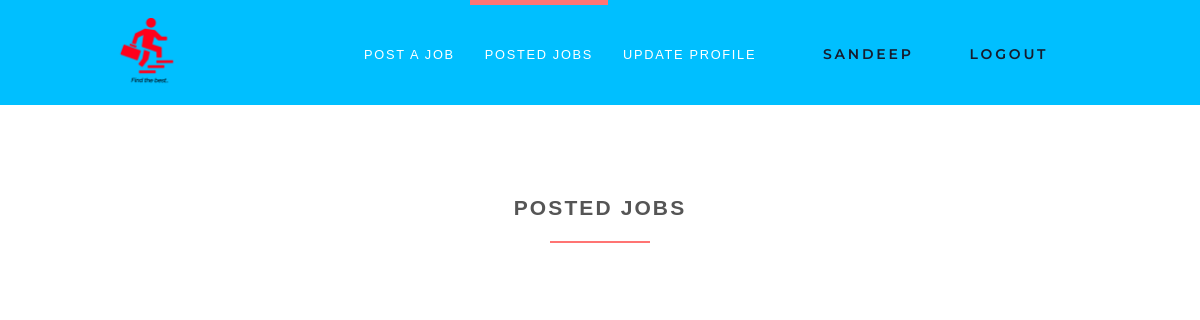
Before: /posted-jobs/ (signed in) with the older database file.
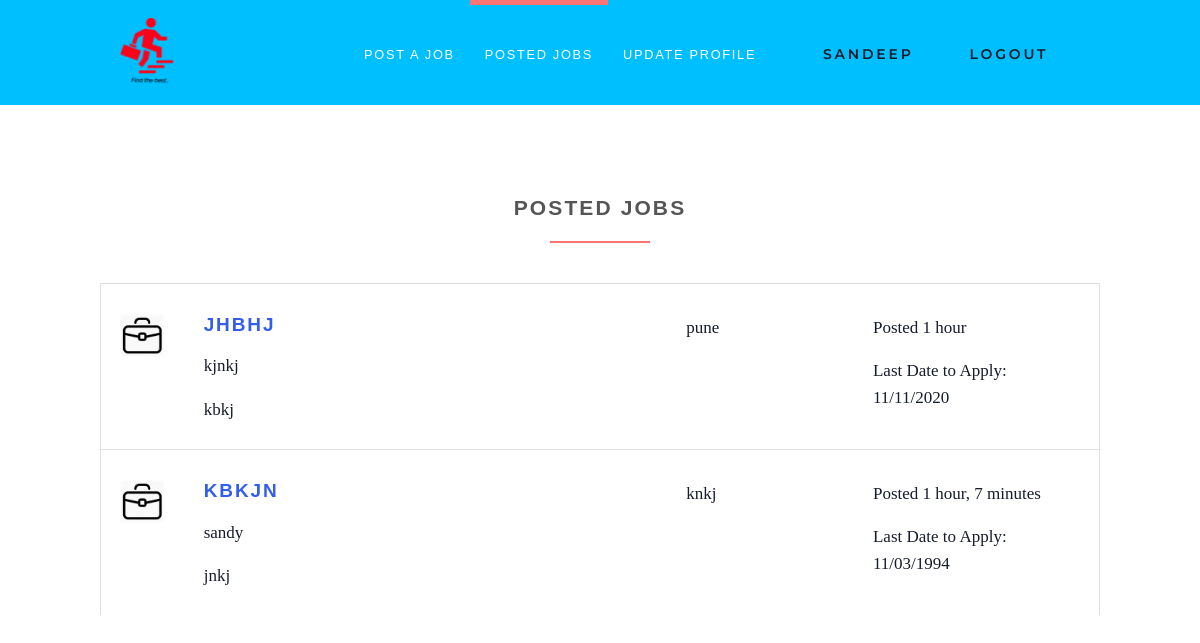
After: the same page with the newer database file.
### jobs/models.py (models this page shows, shortened)
class Job(models.Model):
    user = models.ForeignKey(User, on_delete=models.CASCADE)
    job_title = models.CharField(max_length=200)
    job_description = models.TextField()
    job_location = models.CharField(max_length=200)
    type = models.CharField(choices=JOB_TYPE, max_length=20)
    job_category = models.CharField(max_length=100)
    last_date = models.DateTimeField()
    company_name = models.CharField(max_length=100)
    company_description = models.CharField(max_length=300)
    job_website = models.CharField(max_length=200, default="")
    created_at = models.DateTimeField(default=timezone.now)
    filled = models.BooleanField(default=False)
    job_salary = models.BigIntegerField(default=0, blank=True)

### jobs/views/employer/views.py (the view)
# urls.py: path('posted-jobs/', PostedJobs.as_view(), name='posted-jobs'),
class PostedJobs(LoginRequiredMixin, ListView):
    model = Job
    def get(self, request):
        context = []
        jobs = list(Job.objects.filter(user=self.request.user))
        jobs1 = Job.objects.filter(user=self.request.user).order_by('-created_at')
        for _ in range(1+(len(jobs)//3)):
            lst = jobs[:3]
            del(jobs[:3])
            context.append(lst)
        return render(request, 'accounts/employer/posted-jobs.html', {'context':context, 'jobs':jobs1, 'posted_active':'active'})

### templates/accounts/employer/posted-jobs.html (shortened to what this page needs)
{% extends 'base.html' %}
{% load static %}
{% block content %}
<section class="mt-0">
    <div class="container">
        <h3 class="heading ml-0">Posted Jobs</h3>
        {% for job in jobs %}
            <div class="job-listing  ">
                <div class="row">
                    <div class="col-md-12 col-lg-6">
                        <div class="row">
                            <div class="col-2">
                                <img src="{% static 'img/job.png' %}"
                                     alt="Ipsioou " class="img-fluid">
                            </div>
                            <div class="col-10">
                                <h4 class="job__title">
                                        <a href="{%url 'jobs:job-details' job.id%}">{{ job.job_title }}</a></h4>
                                <p class="job__company">
                                    {{ job.company_name }}
                                </p>
                                <p>
                                    {{ job.job_description|truncatechars:70 }}
                                </p>
                            </div>
                        </div>
                    </div>
                    <div class="col-10 col-md-3 col-lg-2 ml-auto"><i class="fa fa-map-marker job__location"></i>
                        {{ job.job_location }}
                    </div>
                    <div class="col-10 col-md-3 col-lg-3 ml-auto">
                        <p>Posted {{ job.created_at|timesince }}</p>
                        <p>Last Date to Apply: {{job.last_date|date:'d/m/Y'}}</p>
                    </div>
                </div>
            </div>
        {% endfor %}
    </div>
</section>
{% endblock %}

Changed rows visible on the page:
added Job: job_title "JHBHJ", company_name "kjnkj", job_description "kbkj", job_location "pune", created_at "1 hour", last_date "11/11/2020"
added Job: job_title "KBKJN", company_name "sandy", job_description "jnkj", job_location "knkj", created_at "1 hour, 7 minutes", last_date "11/03/1994"
